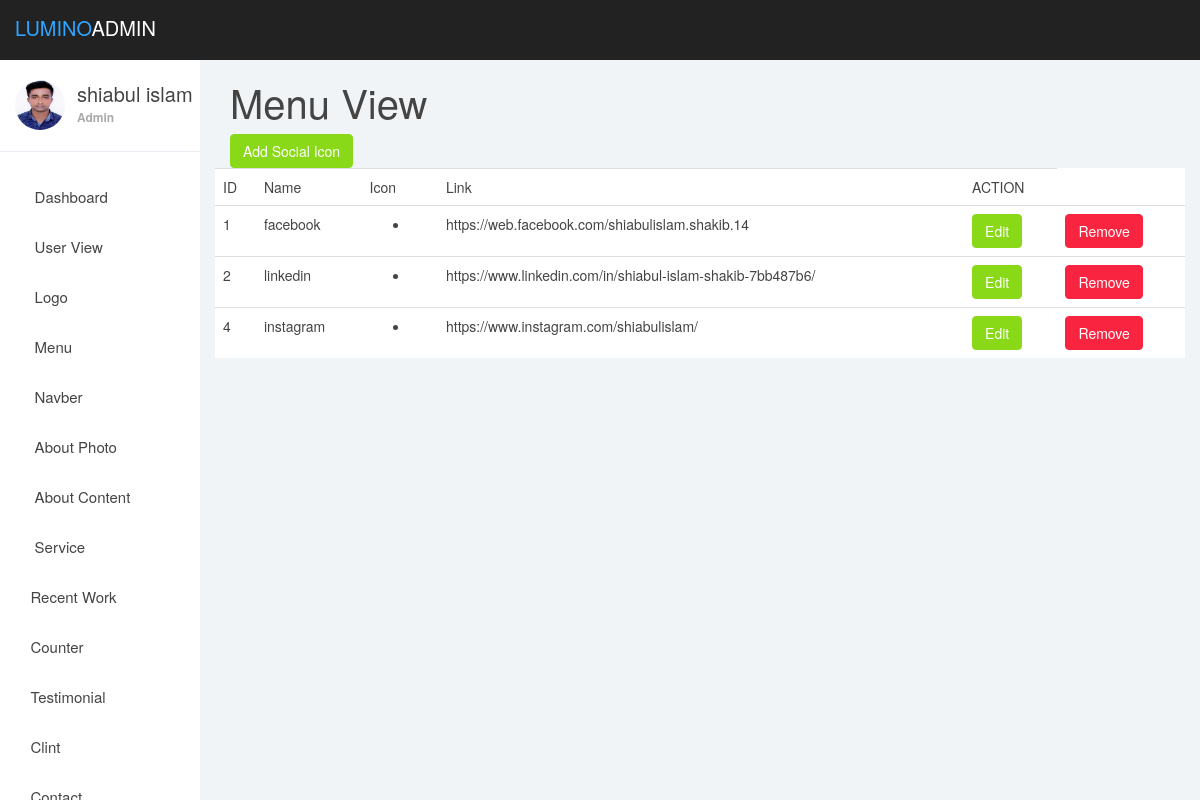
Page /zuman/icon_view.php (signed in) on the committed database.
### tables this page shows
CREATE TABLE `icon` (
  `id` int(11) NOT NULL,
  `name` varchar(70) NOT NULL,
  `icon` varchar(100) NOT NULL,
  `link` varchar(300) NOT NULL
);

### zuman/icon_view.php (the view)
<?php
require_once'dashboard/header.php';
?>
<?php
require 'db.php';
$select="SELECT * FROM icon";
$result=mysqli_query($db_connection,$select);
?>
<div class="col-lg-12">
	<h1>Menu View</h1>
	<a href="icon_add.php"><button class="btn btn-success">Add Social Icon</button></a>
</div><br>
<div>
	<table class="table ">
		<tr>
			<td>ID</td>
			<td>Name</td>
			<td>Icon</td>
			<td>Link</td>
			<td>ACTION</td>
		</tr>
		<tr>
			<?php
			foreach ($result as  $value) {
			?>
			<td><?php echo $value['id']; ?></td>
			<td class=""><?php echo $value['name']; ?></td>
			<td ><ul class="social_links">
				<li class="<?php echo $value['icon']; ?>"></li>
			</ul></td>
			<td class=""><?php echo $value['link']; ?></td>
			 <td><a href="icon_edit.php?id=<?php echo $value['id']; ?>"><button class="btn btn-success">Edit</button></a></td>
			  <td><a href="icon_remove.php?id=<?php echo $value['id']; ?>"><button class="btn btn-danger">Remove</button></a></td>
		</tr>
		<?php } ?>
	</table>
</div>
<?php
require_once'dashboard/footer.php';
?>

### zuman/dashboardasset/css/styles.css (style rules this page uses)
body { background: #f1f4f7; padding-top: 60px; font-size: 14px; color: #444444; font-family: "Montserrat", "Helvetica Neue", Helvetica, Arial, sans-serif; }
a, a:hover, a:focus { color: #30a5ff; }
h1, h2, h3, h4, h5, h6 { color: #444444; }
h1 { font-weight: 300; font-size: 40px; }
.btn-success, .btn-success:hover, .btn-success:focus, .btn-success:active, .btn-success.active, .open > .dropdown-toggle.btn-success, .btn-success.disabled, .btn-success[disabled], fieldset[disabled] .btn-success, .btn-success.disabled:hover, .btn-success[disabled]:hover, fieldset[disabled] .btn-success:hover, .btn-success.disabled:focus, .btn-success[disabled]:focus, fieldset[disabled] .btn-success:focus, .btn-success.disabled:active, .btn-success[disabled]:active, fieldset[disabled] .btn-success:active, .btn-success.disabled.active, .btn-success[disabled].active, fieldset[disabled] .btn-success.active { background-color: #8ad919; border-color: #8ad919; }
.btn-danger, .btn-danger:hover, .btn-danger:focus, .btn-danger:active, .btn-danger.active, .open > .dropdown-toggle.btn-danger, .btn-danger.disabled, .btn-danger[disabled], fieldset[disabled] .btn-danger, .btn-danger.disabled:hover, .btn-danger[disabled]:hover, fieldset[disabled] .btn-danger:hover, .btn-danger.disabled:focus, .btn-danger[disabled]:focus, fieldset[disabled] .btn-danger:focus, .btn-danger.disabled:active, .btn-danger[disabled]:active, fieldset[disabled] .btn-danger:active, .btn-danger.disabled.active, .btn-danger[disabled].active, fieldset[disabled] .btn-danger.active { background-color: #f9243f; border-color: #f9243f; }
.table { background: #fff; }

### rows in the picture
icon: id "1", name "facebook", link "https://web.facebook.com/shiabulislam.shakib.14"
icon: id "2", name "linkedin", link "https://www.linkedin.com/in/shiabul-islam-shakib-7bb487b6/"
icon: id "4", name "instagram", link "https://www.instagram.com/shiabulislam/"

### other values in the picture
$_SESSION['name'] "shiabul islam"
